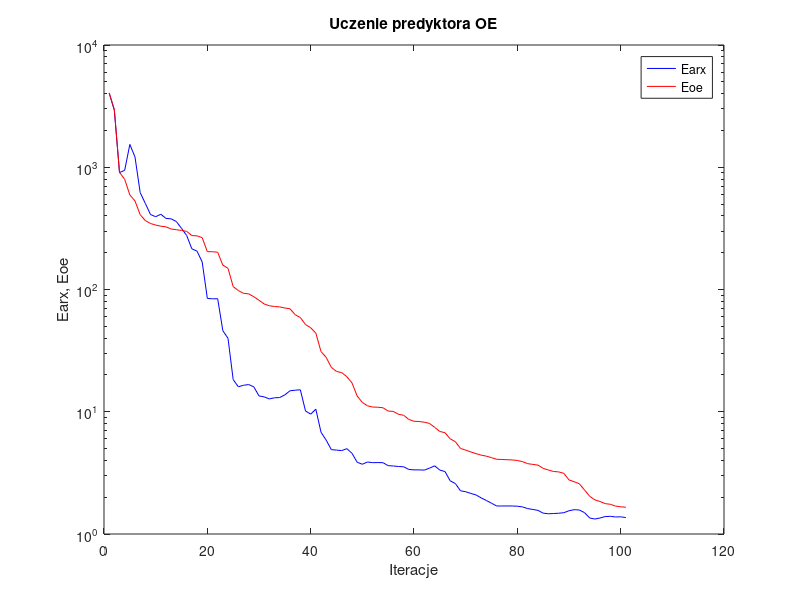
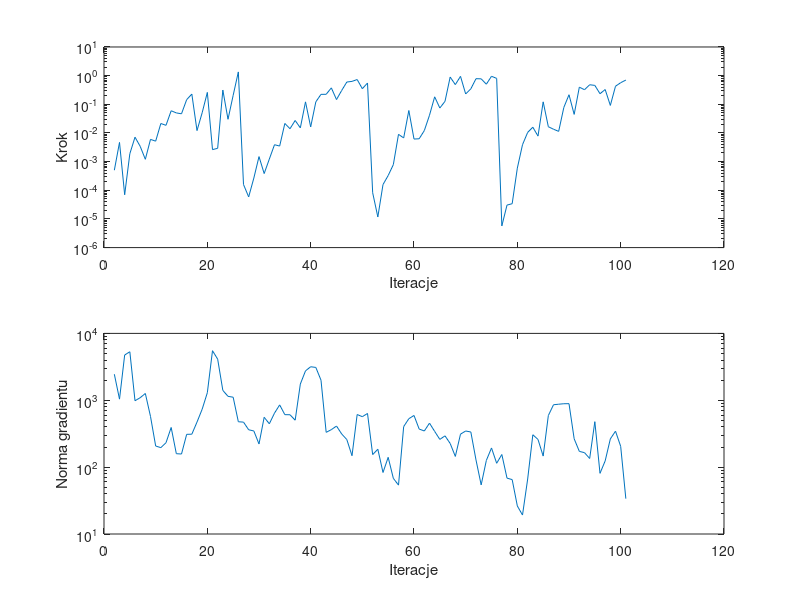

Write the MATLAB code that produced these figures, in order.
%uczenie predyktora oe
clear all;
n=0; farx(n+1)=4.046654e+003; foe(n+1)=4.050884e+003; wspucz(n+1)=0.000000e+000; ng(n+1)=0.000000e+000;
%odnowa zmiennej metryki
n=1; farx(n+1)=2.915423e+003; foe(n+1)=2.979641e+003; krok(n+1)=5.011162e-004; ng(n+1)=2.451402e+003;
n=2; farx(n+1)=9.046164e+002; foe(n+1)=9.097805e+002; krok(n+1)=4.679447e-003; ng(n+1)=1.039780e+003;
n=3; farx(n+1)=9.439152e+002; foe(n+1)=7.967066e+002; krok(n+1)=6.975159e-005; ng(n+1)=4.750857e+003;
n=4; farx(n+1)=1.536995e+003; foe(n+1)=5.938670e+002; krok(n+1)=1.888129e-003; ng(n+1)=5.314538e+003;
n=5; farx(n+1)=1.212521e+003; foe(n+1)=5.300837e+002; krok(n+1)=7.119007e-003; ng(n+1)=9.842334e+002;
n=6; farx(n+1)=6.207395e+002; foe(n+1)=4.092485e+002; krok(n+1)=3.426502e-003; ng(n+1)=1.091640e+003;
n=7; farx(n+1)=5.057270e+002; foe(n+1)=3.661807e+002; krok(n+1)=1.204607e-003; ng(n+1)=1.263035e+003;
n=8; farx(n+1)=4.107304e+002; foe(n+1)=3.466284e+002; krok(n+1)=5.967206e-003; ng(n+1)=5.728862e+002;
n=9; farx(n+1)=3.937421e+002; foe(n+1)=3.367059e+002; krok(n+1)=5.172508e-003; ng(n+1)=2.068873e+002;
n=10; farx(n+1)=4.126701e+002; foe(n+1)=3.296238e+002; krok(n+1)=2.138537e-002; ng(n+1)=1.956939e+002;
n=11; farx(n+1)=3.814275e+002; foe(n+1)=3.254516e+002; krok(n+1)=1.846372e-002; ng(n+1)=2.316920e+002;
n=12; farx(n+1)=3.785428e+002; foe(n+1)=3.124528e+002; krok(n+1)=5.954236e-002; ng(n+1)=3.918382e+002;
n=13; farx(n+1)=3.598028e+002; foe(n+1)=3.083547e+002; krok(n+1)=5.003902e-002; ng(n+1)=1.587956e+002;
n=14; farx(n+1)=3.163983e+002; foe(n+1)=3.042874e+002; krok(n+1)=4.663645e-002; ng(n+1)=1.571027e+002;
n=15; farx(n+1)=2.767254e+002; foe(n+1)=2.989363e+002; krok(n+1)=1.453256e-001; ng(n+1)=3.094261e+002;
n=16; farx(n+1)=2.152284e+002; foe(n+1)=2.761708e+002; krok(n+1)=2.268451e-001; ng(n+1)=3.108345e+002;
n=17; farx(n+1)=2.059358e+002; foe(n+1)=2.748036e+002; krok(n+1)=1.209587e-002; ng(n+1)=4.718209e+002;
n=18; farx(n+1)=1.682471e+002; foe(n+1)=2.655773e+002; krok(n+1)=5.079872e-002; ng(n+1)=7.348414e+002;
n=19; farx(n+1)=8.456984e+001; foe(n+1)=2.040299e+002; krok(n+1)=2.601236e-001; ng(n+1)=1.297305e+003;
n=20; farx(n+1)=8.392845e+001; foe(n+1)=2.036832e+002; krok(n+1)=2.621411e-003; ng(n+1)=5.511151e+003;
n=21; farx(n+1)=8.403815e+001; foe(n+1)=2.018551e+002; krok(n+1)=2.914778e-003; ng(n+1)=4.119391e+003;
n=22; farx(n+1)=4.606397e+001; foe(n+1)=1.583189e+002; krok(n+1)=3.141433e-001; ng(n+1)=1.404546e+003;
n=23; farx(n+1)=3.988869e+001; foe(n+1)=1.490649e+002; krok(n+1)=3.001959e-002; ng(n+1)=1.144876e+003;
n=24; farx(n+1)=1.833893e+001; foe(n+1)=1.056385e+002; krok(n+1)=2.058095e-001; ng(n+1)=1.110853e+003;
n=25; farx(n+1)=1.599764e+001; foe(n+1)=9.801629e+001; krok(n+1)=1.348916e+000; ng(n+1)=4.771821e+002;
%odnowa zmiennej metryki
n=26; farx(n+1)=1.646416e+001; foe(n+1)=9.304664e+001; krok(n+1)=1.589768e-004; ng(n+1)=4.710461e+002;
n=27; farx(n+1)=1.669296e+001; foe(n+1)=9.214263e+001; krok(n+1)=5.873010e-005; ng(n+1)=3.619996e+002;
n=28; farx(n+1)=1.597685e+001; foe(n+1)=8.726643e+001; krok(n+1)=2.666638e-004; ng(n+1)=3.474609e+002;
n=29; farx(n+1)=1.346879e+001; foe(n+1)=8.158929e+001; krok(n+1)=1.495556e-003; ng(n+1)=2.219236e+002;
n=30; farx(n+1)=1.323452e+001; foe(n+1)=7.618609e+001; krok(n+1)=3.831728e-004; ng(n+1)=5.566261e+002;
n=31; farx(n+1)=1.273357e+001; foe(n+1)=7.361338e+001; krok(n+1)=1.229105e-003; ng(n+1)=4.449355e+002;
n=32; farx(n+1)=1.300913e+001; foe(n+1)=7.261490e+001; krok(n+1)=3.890421e-003; ng(n+1)=6.422523e+002;
n=33; farx(n+1)=1.306821e+001; foe(n+1)=7.206838e+001; krok(n+1)=3.490481e-003; ng(n+1)=8.525941e+002;
n=34; farx(n+1)=1.373983e+001; foe(n+1)=7.057590e+001; krok(n+1)=2.142359e-002; ng(n+1)=6.091275e+002;
n=35; farx(n+1)=1.484438e+001; foe(n+1)=6.956117e+001; krok(n+1)=1.406421e-002; ng(n+1)=6.073018e+002;
n=36; farx(n+1)=1.500497e+001; foe(n+1)=6.222538e+001; krok(n+1)=2.727111e-002; ng(n+1)=5.035219e+002;
n=37; farx(n+1)=1.512130e+001; foe(n+1)=5.893505e+001; krok(n+1)=1.505454e-002; ng(n+1)=1.746811e+003;
n=38; farx(n+1)=1.015307e+001; foe(n+1)=5.170002e+001; krok(n+1)=1.216335e-001; ng(n+1)=2.752013e+003;
n=39; farx(n+1)=9.558656e+000; foe(n+1)=4.865520e+001; krok(n+1)=1.625772e-002; ng(n+1)=3.171825e+003;
n=40; farx(n+1)=1.049261e+001; foe(n+1)=4.398840e+001; krok(n+1)=1.220399e-001; ng(n+1)=3.096822e+003;
n=41; farx(n+1)=6.804570e+000; foe(n+1)=3.107603e+001; krok(n+1)=2.223238e-001; ng(n+1)=1.996034e+003;
n=42; farx(n+1)=5.859052e+000; foe(n+1)=2.782806e+001; krok(n+1)=2.233908e-001; ng(n+1)=3.313454e+002;
n=43; farx(n+1)=4.898341e+000; foe(n+1)=2.308655e+001; krok(n+1)=3.743784e-001; ng(n+1)=3.635949e+002;
n=44; farx(n+1)=4.855613e+000; foe(n+1)=2.137003e+001; krok(n+1)=1.463429e-001; ng(n+1)=4.116546e+002;
n=45; farx(n+1)=4.809432e+000; foe(n+1)=2.090824e+001; krok(n+1)=3.031633e-001; ng(n+1)=3.135767e+002;
n=46; farx(n+1)=4.990514e+000; foe(n+1)=1.936037e+001; krok(n+1)=5.988308e-001; ng(n+1)=2.581889e+002;
n=47; farx(n+1)=4.571061e+000; foe(n+1)=1.720797e+001; krok(n+1)=6.305900e-001; ng(n+1)=1.482025e+002;
n=48; farx(n+1)=3.863368e+000; foe(n+1)=1.344956e+001; krok(n+1)=7.310195e-001; ng(n+1)=6.118936e+002;
n=49; farx(n+1)=3.720016e+000; foe(n+1)=1.192045e+001; krok(n+1)=3.505976e-001; ng(n+1)=5.682136e+002;
n=50; farx(n+1)=3.881208e+000; foe(n+1)=1.118128e+001; krok(n+1)=5.520515e-001; ng(n+1)=6.345652e+002;
%odnowa zmiennej metryki
n=51; farx(n+1)=3.833971e+000; foe(n+1)=1.092769e+001; krok(n+1)=8.191911e-005; ng(n+1)=1.541119e+002;
n=52; farx(n+1)=3.839961e+000; foe(n+1)=1.088983e+001; krok(n+1)=1.171380e-005; ng(n+1)=1.851550e+002;
n=53; farx(n+1)=3.830213e+000; foe(n+1)=1.077826e+001; krok(n+1)=1.582138e-004; ng(n+1)=8.316393e+001;
n=54; farx(n+1)=3.623473e+000; foe(n+1)=1.013160e+001; krok(n+1)=3.270787e-004; ng(n+1)=1.401732e+002;
n=55; farx(n+1)=3.599187e+000; foe(n+1)=1.006859e+001; krok(n+1)=7.839040e-004; ng(n+1)=6.802566e+001;
n=56; farx(n+1)=3.566021e+000; foe(n+1)=9.522079e+000; krok(n+1)=8.966852e-003; ng(n+1)=5.385233e+001;
n=57; farx(n+1)=3.545327e+000; foe(n+1)=9.359735e+000; krok(n+1)=6.699412e-003; ng(n+1)=4.040639e+002;
n=58; farx(n+1)=3.373220e+000; foe(n+1)=8.649583e+000; krok(n+1)=6.073322e-002; ng(n+1)=5.298458e+002;
n=59; farx(n+1)=3.345554e+000; foe(n+1)=8.358425e+000; krok(n+1)=6.130766e-003; ng(n+1)=5.924247e+002;
n=60; farx(n+1)=3.345941e+000; foe(n+1)=8.321595e+000; krok(n+1)=6.271232e-003; ng(n+1)=3.711369e+002;
n=61; farx(n+1)=3.330604e+000; foe(n+1)=8.212663e+000; krok(n+1)=1.214360e-002; ng(n+1)=3.473089e+002;
n=62; farx(n+1)=3.456479e+000; foe(n+1)=8.025484e+000; krok(n+1)=4.161404e-002; ng(n+1)=4.548992e+002;
n=63; farx(n+1)=3.609401e+000; foe(n+1)=7.454789e+000; krok(n+1)=1.824037e-001; ng(n+1)=3.422072e+002;
n=64; farx(n+1)=3.334093e+000; foe(n+1)=6.896926e+000; krok(n+1)=7.414397e-002; ng(n+1)=2.598929e+002;
n=65; farx(n+1)=3.242521e+000; foe(n+1)=6.739312e+000; krok(n+1)=1.269153e-001; ng(n+1)=2.936635e+002;
n=66; farx(n+1)=2.724508e+000; foe(n+1)=6.005544e+000; krok(n+1)=8.922169e-001; ng(n+1)=2.259687e+002;
n=67; farx(n+1)=2.586820e+000; foe(n+1)=5.690226e+000; krok(n+1)=4.865340e-001; ng(n+1)=1.445937e+002;
n=68; farx(n+1)=2.257211e+000; foe(n+1)=5.009852e+000; krok(n+1)=9.453922e-001; ng(n+1)=3.113402e+002;
n=69; farx(n+1)=2.216973e+000; foe(n+1)=4.857346e+000; krok(n+1)=2.292046e-001; ng(n+1)=3.470374e+002;
n=70; farx(n+1)=2.147120e+000; foe(n+1)=4.690432e+000; krok(n+1)=3.465039e-001; ng(n+1)=3.353115e+002;
n=71; farx(n+1)=2.087434e+000; foe(n+1)=4.543676e+000; krok(n+1)=7.832156e-001; ng(n+1)=1.279945e+002;
n=72; farx(n+1)=1.974502e+000; foe(n+1)=4.415834e+000; krok(n+1)=7.734497e-001; ng(n+1)=5.426418e+001;
n=73; farx(n+1)=1.880205e+000; foe(n+1)=4.333981e+000; krok(n+1)=5.030381e-001; ng(n+1)=1.259330e+002;
n=74; farx(n+1)=1.785998e+000; foe(n+1)=4.210677e+000; krok(n+1)=9.512526e-001; ng(n+1)=1.935527e+002;
n=75; farx(n+1)=1.694551e+000; foe(n+1)=4.083964e+000; krok(n+1)=8.008859e-001; ng(n+1)=1.142137e+002;
%odnowa zmiennej metryki
n=76; farx(n+1)=1.695131e+000; foe(n+1)=4.070851e+000; krok(n+1)=5.705403e-006; ng(n+1)=1.544569e+002;
n=77; farx(n+1)=1.695480e+000; foe(n+1)=4.051438e+000; krok(n+1)=3.039896e-005; ng(n+1)=6.850492e+001;
n=78; farx(n+1)=1.695744e+000; foe(n+1)=4.037145e+000; krok(n+1)=3.400119e-005; ng(n+1)=6.510465e+001;
n=79; farx(n+1)=1.687258e+000; foe(n+1)=3.995038e+000; krok(n+1)=5.934596e-004; ng(n+1)=2.626215e+001;
n=80; farx(n+1)=1.666242e+000; foe(n+1)=3.906068e+000; krok(n+1)=3.891067e-003; ng(n+1)=1.921671e+001;
n=81; farx(n+1)=1.614441e+000; foe(n+1)=3.761687e+000; krok(n+1)=1.046652e-002; ng(n+1)=6.642671e+001;
n=82; farx(n+1)=1.587672e+000; foe(n+1)=3.709445e+000; krok(n+1)=1.586441e-002; ng(n+1)=3.048816e+002;
n=83; farx(n+1)=1.560885e+000; foe(n+1)=3.660179e+000; krok(n+1)=7.772060e-003; ng(n+1)=2.594051e+002;
n=84; farx(n+1)=1.480713e+000; foe(n+1)=3.443940e+000; krok(n+1)=1.218112e-001; ng(n+1)=1.462697e+002;
n=85; farx(n+1)=1.464448e+000; foe(n+1)=3.337608e+000; krok(n+1)=1.650423e-002; ng(n+1)=5.907131e+002;
n=86; farx(n+1)=1.470325e+000; foe(n+1)=3.246495e+000; krok(n+1)=1.350413e-002; ng(n+1)=8.567990e+002;
n=87; farx(n+1)=1.478594e+000; foe(n+1)=3.221388e+000; krok(n+1)=1.136199e-002; ng(n+1)=8.728551e+002;
n=88; farx(n+1)=1.493830e+000; foe(n+1)=3.135574e+000; krok(n+1)=7.780615e-002; ng(n+1)=8.873341e+002;
n=89; farx(n+1)=1.549439e+000; foe(n+1)=2.768367e+000; krok(n+1)=2.155114e-001; ng(n+1)=8.889775e+002;
n=90; farx(n+1)=1.580441e+000; foe(n+1)=2.676828e+000; krok(n+1)=4.446078e-002; ng(n+1)=2.651826e+002;
n=91; farx(n+1)=1.571870e+000; foe(n+1)=2.575700e+000; krok(n+1)=3.963765e-001; ng(n+1)=1.720266e+002;
n=92; farx(n+1)=1.495775e+000; foe(n+1)=2.291466e+000; krok(n+1)=3.224739e-001; ng(n+1)=1.646024e+002;
n=93; farx(n+1)=1.352179e+000; foe(n+1)=2.035812e+000; krok(n+1)=4.810883e-001; ng(n+1)=1.347120e+002;
n=94; farx(n+1)=1.325808e+000; foe(n+1)=1.902403e+000; krok(n+1)=4.567804e-001; ng(n+1)=4.782991e+002;
n=95; farx(n+1)=1.351957e+000; foe(n+1)=1.846307e+000; krok(n+1)=2.340680e-001; ng(n+1)=8.075613e+001;
n=96; farx(n+1)=1.388776e+000; foe(n+1)=1.772483e+000; krok(n+1)=3.276650e-001; ng(n+1)=1.239443e+002;
n=97; farx(n+1)=1.395302e+000; foe(n+1)=1.749688e+000; krok(n+1)=9.137743e-002; ng(n+1)=2.642062e+002;
n=98; farx(n+1)=1.378444e+000; foe(n+1)=1.691641e+000; krok(n+1)=4.268310e-001; ng(n+1)=3.448412e+002;
n=99; farx(n+1)=1.382181e+000; foe(n+1)=1.670766e+000; krok(n+1)=5.667570e-001; ng(n+1)=2.048400e+002;
n=100; farx(n+1)=1.363246e+000; foe(n+1)=1.654694e+000; krok(n+1)=7.011953e-001; ng(n+1)=3.378396e+001;

figure; semilogy(farx,'b'); hold on; semilogy(foe,'r'); xlabel('Iteracje'); ylabel('Earx, Eoe'); legend('Earx','Eoe'); title('Uczenie predyktora OE');
figure; subplot(2,1,1); semilogy(krok); xlabel('Iteracje'); ylabel('Krok');
subplot(2,1,2); semilogy(ng); xlabel('Iteracje'); ylabel('Norma gradientu');
Earx=farx(n+1)
Eoe=foe(n+1)
